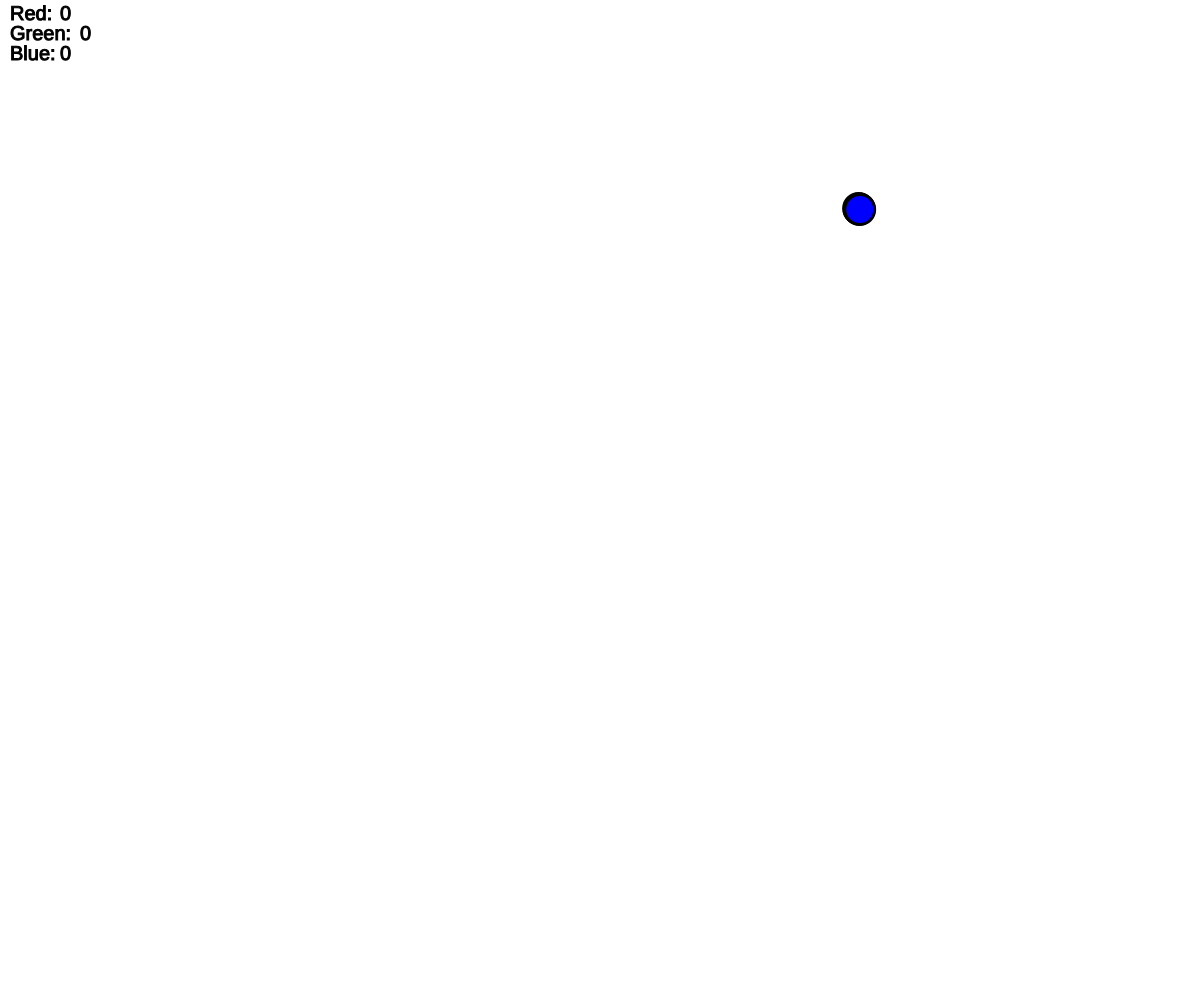
Frame 1 (no input)
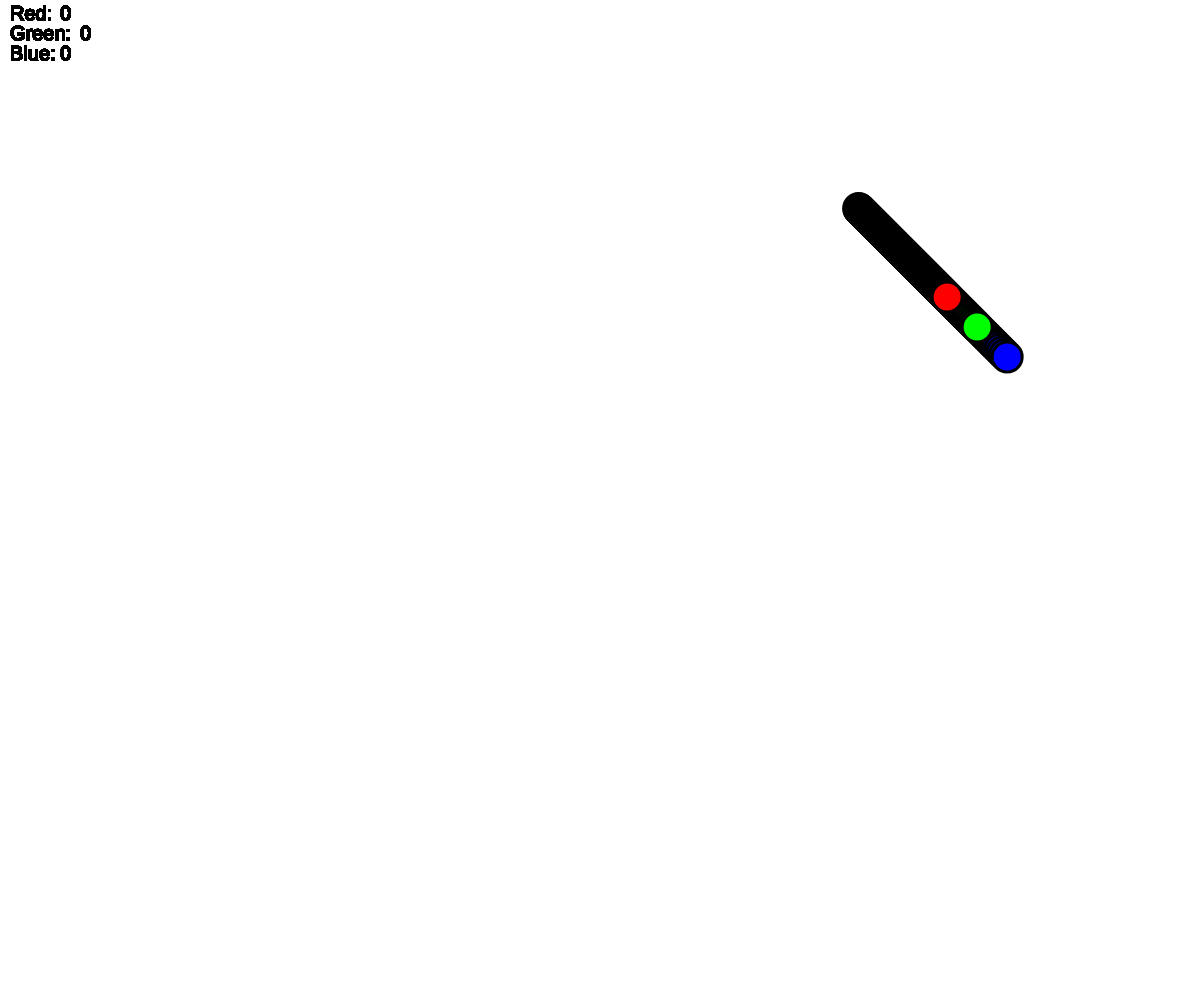
Frame 60 (no input)
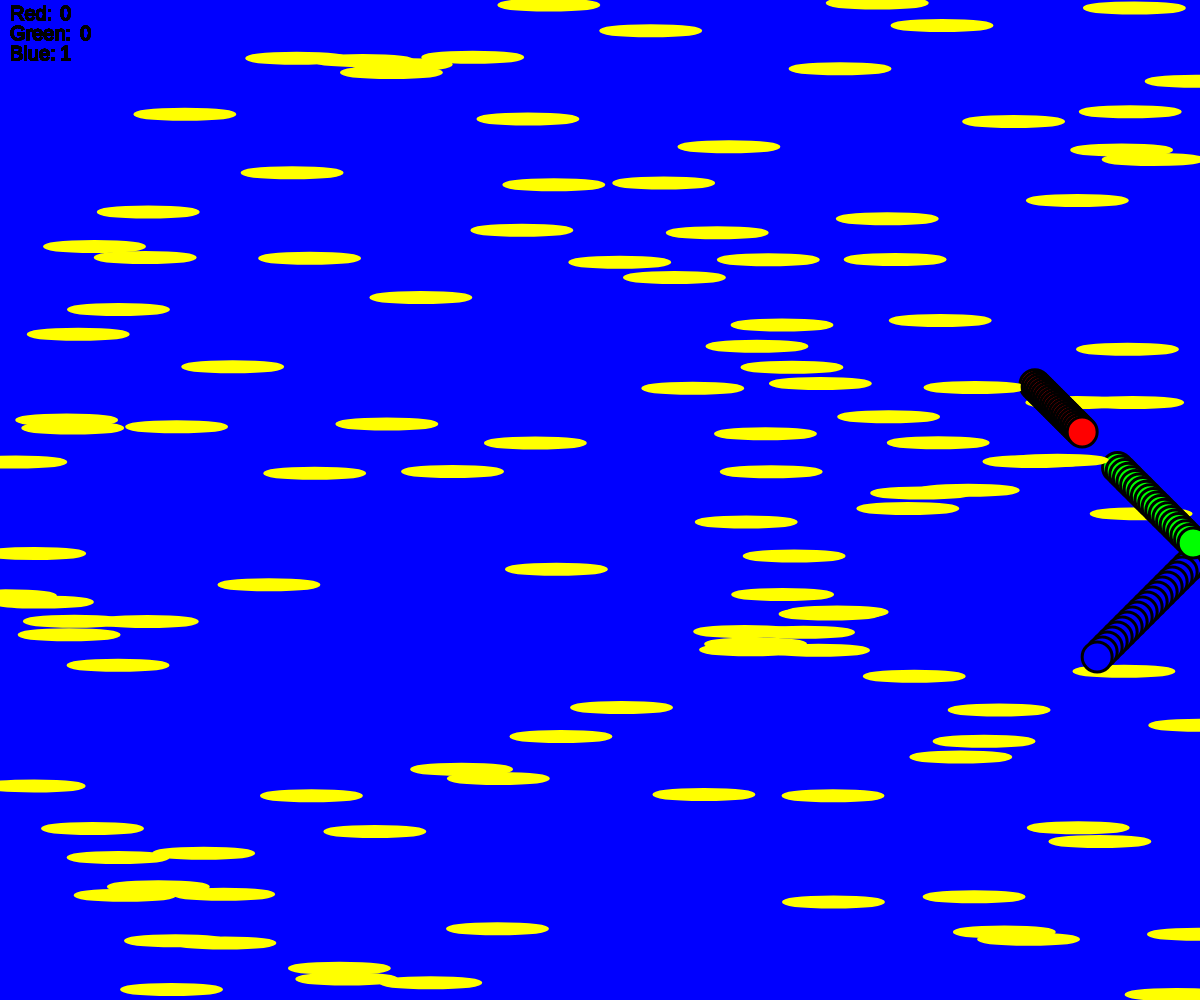
Frame 120 (the mouse pressed at the canvas centre since frame 60)

The p5.js sketch that drew these frames (run headless with seeded random() and noise() and a simulated clock; from frame 60 on, the mouse is pressed at the canvas centre):

// p5.js sketch
// ── sketch.js
// Adjective Chosen: Bouncy //

// Colors to be used later //
var redd, greenn, bluee;

/* Increments: default/lowest ball speed (x-coordinate control) & default/lowest 
ball speed (y-coordinate control) */
var xspeed1 = 1.5; // for red ball //
var yspeed1 = 1.5; // also for red ball //

var xspeed2 = 2; // for green ball //
var yspeed2 = 2; // also for green ball //

var xspeed3 = 2.5; // for blue ball //
var yspeed3 = 2.5; // also for blue ball //

// counter variable used to count mouse clicks later on //
var counter = 0; 

/* more counter variables used to count # of times each ball hits
the edge of the canvas */
var rcount = 0;
var gcount = 0;
var bcount = 0;

// shapes to be passed into list later //
var shapes = [];

// framerate //
//var fr = 60;

// OBJECT: balls // 
var balls;
//////////////////

function setup() {
  createCanvas(windowWidth,windowHeight);
  background(255);
  
  redd = color(255,0,0);
  greenn = color(0,255,0);
  bluee = color(0,0,255);
  
/* A ball that appears from a random x,y coordinate and has a width&height 
of 30 */
  balls = new Bounce(random(width),random(height),30,30);
  
} // end of setup() //

function draw() {
// set background to white if key 1 is pressed // 
  if ((keyIsPressed) && (key =='1')) {
  	background(255);
  }
  
  if ((keyIsPressed) && (key == '2')) {
  	background(0);
  }

// set to no background/ transparent background??? when key 1 is pressed //
  if ((keyIsPressed) && (key == '3')) {
  	clear();
  }
  
  frameRate(120); // provides smooth motion // 
  balls.move();
  balls.display();
  balls.counter();
  
} // end draw() function //

// CLASS: BOUNCE //
function Bounce(x_,y_,w_, h_) {
/* Balls will have a input x-coordinate, y-coordinate, width "w" and 
a height "h" */
  this.xpos = x_; // x-coordinate //
  this.ypos = y_; // y-coordinate //
  this.w = w_; // width
  this.h = h_; // height

/* keep the ball within the size of the given canvas using constrain */
  
  // Red ball //
  this.xpos = constrain(this.xpos, 0, width); 
  this.ypos = constrain(this.ypos, 0, height);
  
  // Green ball //
  this.a = constrain(this.xpos, 0, random(width));
  this.b = constrain(this.ypos, 0, random(height));
  
  // Blue ball //
  this.c = constrain(this.xpos, 0, random(width));
  this.d = constrain(this.ypos, 0, random(height));
//////////////////////////////////////////////////////////////////////
  
/* What the ball(s) will look like */
	this.display = function() {
    stroke(0); // black outline of ball //
    strokeWeight(3); // weight (thickness of outlining) //
    
    // Drawing of the red ball //
    fill(redd);
    ellipse(this.xpos, this.ypos, this.w, this.h);
    
    
    // Drawing of the green ball //
    fill(greenn);
    ellipse(this.a, this.b, this.w, this.h);
    
    // Drawing of the blue ball //
    fill(bluee);
    ellipse(this.c, this.d, this.w, this.h);
    
  } // end of .display() function //
  
/* How the ball moves/bounces diagonally */
  this.move = function () {

// increasing the x and y coordinates of the ball by increments of 2 // 
  	this.xpos += xspeed1;
    this.ypos += yspeed1;
    this.a += xspeed2;
    this.b += yspeed2;
    this.c += xspeed3;
    this.d += yspeed3;
    
/* The "if" statements in the codes below can be see in Daniel Shiffman's book,
"Learning Processing" in Section 10-5 on page.196. I used Shiffman's method of 
making an object bounce by setting the increments to its respective negative
upon hitting the edges of the canvas. This means  */
    
/* whenever the ball goes over the width of the screen, 
reverse x direction and change background color to the color of the
ball that hit the edge */  
    if (this.xpos >= width) { // if x-position of red ball is equal to, or passes width of canvas //
    	xspeed1 = -xspeed1; 
	/* xspeed1 = -xspeed1 means this.xpos += xspeed1 will now become
  this.xpos -= xspeed1, or in english, INCREMENT BACKWARDS along the x-axis */
      //fr = 30;
      background(255,0,0);
    }
    
    if (this.a >= width) { // if x-position of green ball is equal to, or passes width of canvas //
  /* xspeed2 = -xspeed2 means this.a += xspeed 2  */
    	xspeed2 = -xspeed2;
  /* xspeed2 = -xspeed2 means this.a += xspeed2 will now become
  this.a -= xspeed2, or in english, INCREMENT BACKWARDS along the x-axis */
      //fr = 30;
      background(0,255,0);
    }
    
    if (this.c >= width) { // if x-position of blue ball is equal to, or passes width of canvas //
    	xspeed3 = -xspeed3;
  /* xspeed3 = -xspeed3 means this.c += xspeed3 will now become
  this.c -= xspeed3, or in english, INCREMENT BACKWARDS along the x-axis */
      //fr = 30;
      background(0,0,255);
    }
    
/* whenever the ball goes below or equal to 0 of the width 
(x-coordinate <= 0), also reverse x direction and change background 
color to the color of the ball that hit the edge */
    if (this.xpos <= 0) { // if x-position of red ball is equal to or below 0 of canvas //
    	xspeed1 = -xspeed1;
  /* xspeed1 = -xspeed1 under this "if" statement means this.xpos += xspeed1 will now 
  become this.xpos -= xspeed1. OR, if xspeed1 is already set to -xspeed1 because the ball
  hit the maximum width of canvas first, -xspeed1 will now become -*(-xspeed1), or just
  positive xspeed1. If the latter is true, then the ball will begin incrementing to the right
  along the positive x-axis. */
      //fr = 30;
      background(255,0,0);
    }
    
    if (this.a <= 0) { // if x-position of green ball is equal to or below 0 of canvas //
    	xspeed2 = -xspeed2;
  /* xspeed2 = -xspeed2 under this "if" statement means this.a += xspeed2 will now 
  become this.a -= xspeed2. OR, if xspeed2 is already set to -xspeed2 because the ball
  hit the maximum width of canvas first, -xspeed2 will now become -*(-xspeed2), or just
  positive xspeed2. If the latter is true, then the ball will begin incrementing to the right
  along the positive x-axis. */
      //fr = 30;
      background(0,255,0);
    }
    
    if (this.c <= 0) { // if x-position of blue ball is equal to or below 0 of canvas //
    	xspeed3 = -xspeed3;
  /* xspeed3 = -xspeed3 under this "if" statement means this.c += xspeed3 will now 
  become this.c -= xspeed3. OR, if xspeed3 is already set to -xspeed3 because the ball
  hit the maximum width of canvas first, -xspeed3 will now become -*(-xspeed3), or just
  positive xspeed3. If the latter is true, then the ball will begin incrementing to the right
  along the positive x-axis. */
      //fr = 30;
      background(0,0,255);
    }
    
/* whenever the ball goes over the height of the screen, 
reverse y direction and change background color to the color of the
ball that hit the edge */
    if (this.ypos >= height) { // if y-position of red ball is equal to or passes height of canvas // 
    	yspeed1 = -yspeed1;
  /* yspeed1 = -yspeed1 means this.ypos += yspeed1 will now become
  this.ypos -= yspeed1, or in english, INCREMENT UPWARDS along the y-axis */
      //fr = 30;
      background(255,0,0);
    }
    
    if (this.b >= height) { // if y-position of green ball is equal to or passes height of canvas //
    	yspeed2 = -yspeed2;
  /* yspeed2 = -yspeed2 means this.b += yspeed2 will now become
  this.b -= yspeed2, or in english, INCREMENT UPWARDS along the y-axis */
      //fr = 30;
      background(0,255,0);
    }
    
    if (this.d >= height) { // if y-position of blue ball is equal to or passes height of canvas //
    	yspeed3 = -yspeed3;
  /* yspeed3 = -yspeed3 means this.d += yspeed3 will now become
  this.d -= yspeed3, or in english, INCREMENT UPWARDS along the y-axis */
      //fr = 30;
      background(0,0,255);
    }
    
/* whenever the ball goes below or equal to 0 of the height 
(y-coordinate <= 0), also reverse y direction and change background 
color to the color of the ball that hit the edge */
    if (this.ypos <= 0) { // if y-position of red ball is equal to or below 0 of canvas //
    	yspeed1 = -yspeed1;
  /* yspeed1 = -yspeed1 under this "if" statement means this.ypos += yspeed1 will now 
  become this.ypos -= yspeed1. OR, if yspeed1 is already set to -yspeed1 because the ball
  hit the maximum height of canvas first, -yspeed1 will now become -*(-yspeed1), or just
  positive yspeed1. If the latter is true, then the ball will begin incrementing down
  along the positive y-axis. */
      //fr = 30;
      background(255,0,0);
    }
    
    if (this.b <=0 ) { // if y-position of green ball is equal to or below 0 of canvas //
    	yspeed2 = -yspeed2;
  /* yspeed2 = -yspeed2 under this "if" statement means this.b += yspeed2 will now 
  become this.b -= yspeed2. OR, if yspeed2 is already set to -yspeed2 because the ball
  hit the maximum height of canvas first, -yspeed2 will now become -*(-yspeed2), or just
  positive yspeed2. If the latter is true, then the ball will begin incrementing down
  along the positive y-axis. */
      //fr = 30;
      background(0,255,0);
    }
    
    if (this.d <= 0) { // if y-position of blue ball is equal to or below 0 of canvas //
    	yspeed3 = -yspeed3;
  /* yspeed3 = -yspeed3 under this "if" statement means this.d += yspeed3 will now 
  become this.d -= yspeed3. OR, if yspeed3 is already set to -yspeed3 because the ball
  hit the maximum height of canvas first, -yspeed3 will now become -*(-yspeed3), or just
  positive yspeed3. If the latter is true, then the ball will begin incrementing down
  along the positive y-axis. */
      //fr = 30;
      background(0,0,255);
    }

  } // end of .move() function //
  
// function used to count the # of times each ball hits the edge of canvas //
  this.counter = function() {
  	
  /* if the red ball hits the edge of the canvas, add one to the # of times
  the red ball hit the canvas */
    if ((this.xpos >= width) || (this.xpos <= 0) || (this.ypos >= height) || (this.ypos <= 0)) {
    	rcount += 1;
      for (x = 0; x <= width; x+=10) { // make small yellow ellipitic "stars" //
        fill(255,255,0);
        stroke(255,255,0);
      	shapes[0] = ellipse(random(width), random(height), 3, 3);
      }
    }

  /* if the green ball hits the edge of the canvas, add one to the # of times
  the green ball hit the canvas */
    if ((this.a >= width) || (this.a <= 0) || (this.b >= height) || (this.b <= 0)) {
    	gcount += 1;
      for (x = 0; x <= width; x+=10) { // make small white rectangular "stars" //
        fill(255);
        stroke(255);
      	shapes[1] = rect(random(width), random(height), 3, 3);
      }
    }
  
  /* if the blue ball hits the edge of the canvas, add one to the # of times
  the blue ball hit the canvas */
    if ((this.c >= width) || (this.c <= 0) || (this.d >= height) || (this.d <= 0)) {
    	bcount += 1;
      for (x = 0; x <= width; x+=10) {  // make yellow yellow discs // 
        fill(255,255,0);
        stroke(255,255,0);
      	shapes[2] = ellipse(random(width), random(height), 100, 10);
      }
    }
  
  /////////////// TEXT DISPLAY ADJUSTMENT /////////////////////////////////
    fill(0);
    textSize(20);
    stroke(0);
    strokeWeight(1); // strokeWeight of 1 allows the text to be readable //
  //////////////////////////////////////////////////////////////////////// 
    
    text("Red:", 10, 20);
    text(rcount, 60, 20); // pass the red ball counter + update //
    
    text("Green:", 10, 40);
    text(gcount, 80, 40); // pass the green ball counter + update //
    
    text("Blue:", 10, 60);
    text(bcount, 60, 60); // pass the blue ball counter + update //
    
  } // end of .counter() fuction //
  
} // end of class Ball

// increase the speed of the ball for every mouse click //
/* NOTE: this will update the global variables: xspeed1, yspeed1, 
xspeed2, yspeed2, xspeed3, yspeed3 from their respective values to 
their respective value*multiplier and then will get passed into the this.move() 
function as new values of xspeed1, yspeed1, xspeed2, etc etc */
function mousePressed() {
  xspeed1*=1.5;
  yspeed1*=1.5;
  xspeed2*=1.8;
  yspeed2*=1.8;
  xspeed3*=2;
  yspeed3*=2;
  //fr = 60; 
  counter++; // counter increases by 1 after every mouse click //
//////////////////////////////////////////////////////////
  
  if (counter == 5) {		// once the counter reaches 5 mouseclicks ..... //
    
// set the xspeed, yspeed back to the default/ lowest values // 
    xspeed1 = 2; 
    yspeed1 = 2;
    xspeed2 = 2; 
    yspeed2 = 2;
    xspeed3 = 2; 
    yspeed3 = 2;
///////////////////////////////////////////////////////////////
    
/* need to reset counter back to 0 or else it will evetually be greater than
5 and the "if" statement wouldn't work */
    counter = 0; 
  }
  
} // end of mousePressed() function //
